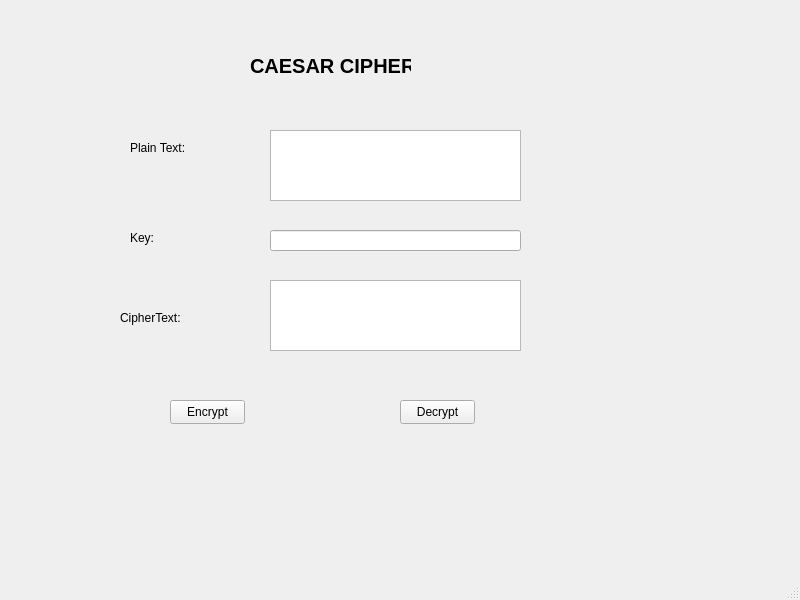
<?xml version="1.0" encoding="UTF-8"?>
<ui version="4.0">
 <class>MainWindow</class>
 <widget class="QMainWindow" name="MainWindow">
  <property name="geometry">
   <rect>
    <x>0</x>
    <y>0</y>
    <width>800</width>
    <height>600</height>
   </rect>
  </property>
  <property name="windowTitle">
   <string>MainWindow</string>
  </property>
  <widget class="QWidget" name="centralwidget">
   <widget class="QLabel" name="label">
    <property name="geometry">
     <rect>
      <x>250</x>
      <y>40</y>
      <width>161</width>
      <height>51</height>
     </rect>
    </property>
    <property name="font">
     <font>
      <pointsize>15</pointsize>
      <bold>true</bold>
     </font>
    </property>
    <property name="text">
     <string>CAESAR CIPHER</string>
    </property>
   </widget>
   <widget class="QLabel" name="txtPlain">
    <property name="geometry">
     <rect>
      <x>130</x>
      <y>140</y>
      <width>61</width>
      <height>16</height>
     </rect>
    </property>
    <property name="text">
     <string>Plain Text:</string>
    </property>
   </widget>
   <widget class="QLabel" name="txtKey">
    <property name="geometry">
     <rect>
      <x>130</x>
      <y>230</y>
      <width>31</width>
      <height>16</height>
     </rect>
    </property>
    <property name="text">
     <string>Key:</string>
    </property>
   </widget>
   <widget class="QLabel" name="txtCipher">
    <property name="geometry">
     <rect>
      <x>120</x>
      <y>310</y>
      <width>61</width>
      <height>16</height>
     </rect>
    </property>
    <property name="text">
     <string>CipherText:</string>
    </property>
   </widget>
   <widget class="QTextEdit" name="textEdit">
    <property name="geometry">
     <rect>
      <x>270</x>
      <y>130</y>
      <width>251</width>
      <height>71</height>
     </rect>
    </property>
   </widget>
   <widget class="QTextEdit" name="textEdit_2">
    <property name="geometry">
     <rect>
      <x>270</x>
      <y>280</y>
      <width>251</width>
      <height>71</height>
     </rect>
    </property>
   </widget>
   <widget class="QLineEdit" name="lineEdit">
    <property name="geometry">
     <rect>
      <x>270</x>
      <y>230</y>
      <width>251</width>
      <height>21</height>
     </rect>
    </property>
   </widget>
   <widget class="QPushButton" name="btnEncrypt">
    <property name="geometry">
     <rect>
      <x>170</x>
      <y>400</y>
      <width>75</width>
      <height>24</height>
     </rect>
    </property>
    <property name="text">
     <string>Encrypt</string>
    </property>
   </widget>
   <widget class="QPushButton" name="btnDecrypt">
    <property name="geometry">
     <rect>
      <x>400</x>
      <y>400</y>
      <width>75</width>
      <height>24</height>
     </rect>
    </property>
    <property name="text">
     <string>Decrypt</string>
    </property>
   </widget>
  </widget>
  <widget class="QMenuBar" name="menubar">
   <property name="geometry">
    <rect>
     <x>0</x>
     <y>0</y>
     <width>800</width>
     <height>22</height>
    </rect>
   </property>
  </widget>
  <widget class="QStatusBar" name="statusbar"/>
 </widget>
 <resources/>
 <connections/>
</ui>
